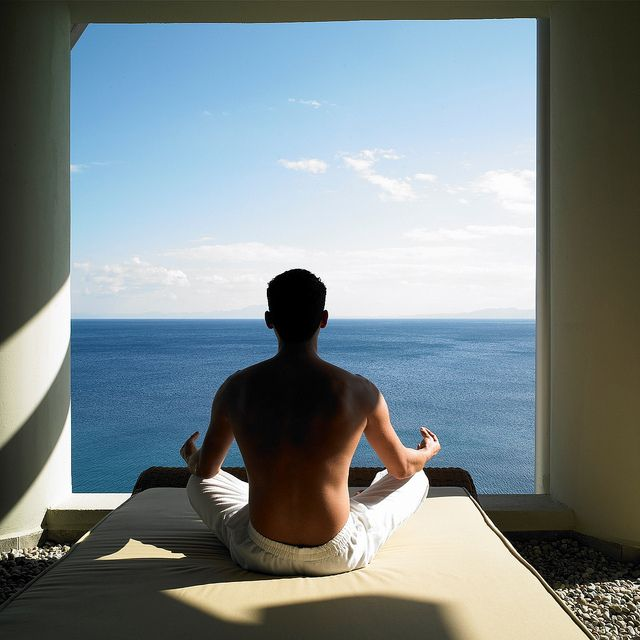
#> input picture image_processing.jpg, 640 x 640 px
$ python odev.py   (older library calls are emulated)
#> lines starting #> are read from the running program, lines starting #| are printed output that depends on the picture; after the words box and inside, x2 and y2 are one past the last pixel; in counts of white or black regions, pixels touching at a corner belong together
import cv2
import matplotlib.pyplot as plt
import numpy as np

img = cv2.imread("image_processing.jpg", 0)
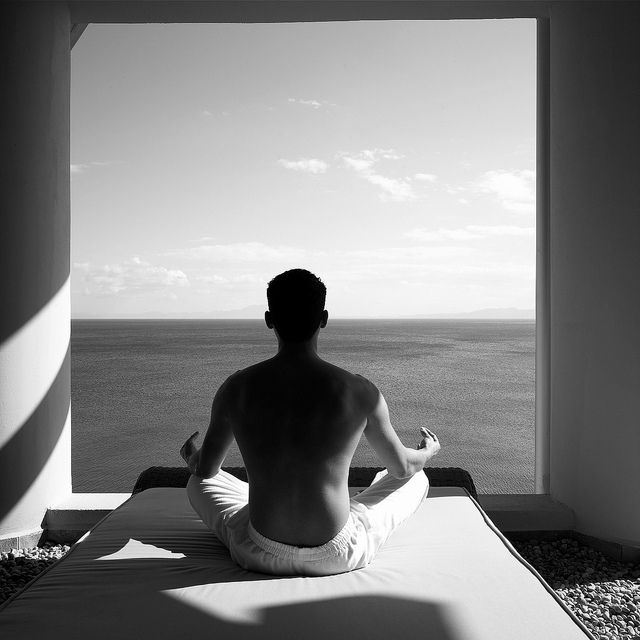
#> img: shape (640, 640); min 0, max 255, mean 131.4
img_colored = cv2.imread("image_processing.jpg")
#> img_colored is the input picture: shape (640, 640, 3); mean B, G, R 137, 134.5, 123.1
img_colored = cv2.cvtColor(img_colored, cv2.COLOR_BGR2RGB)
img = cv2.cvtColor(img, cv2.COLOR_BGR2RGB)
#> img: shape (640, 640, 3)
plt.figure()
plt.axis("off")
plt.imshow(img)
plt.title("Orijinal")
plt.show()


width, height, dim = img.shape
#> width = 640; height = 640; dim = 3
print("resmin genisligi: ", width)
#| resmin genisligi:  640
print("resmin uzunlugu: ", height)
#| resmin uzunlugu:  640
print("resmin biseyleri: ", dim)
#| resmin biseyleri:  3

n_width = int(width*(4/5))
#> n_width = 512
n_height = int(height*(4/5))
#> n_height = 512

imgResized = cv2.resize(img, (n_width, n_height))
plt.figure()
plt.axis("off")
plt.title("yeniden boyutlandirilmis resim")
plt.imshow(imgResized)
plt.show()

new_width, new_height, new_dim = imgResized.shape
#> new_width = 512; new_height = 512; new_dim = 3

print("yeni resmin genisligi: ", new_width)
#| yeni resmin genisligi:  512
print("yeni resmin uzunlugu: ", new_height)
#| yeni resmin uzunlugu:  512

cv2.putText(imgResized, "Imrrrrrran", (350,350), cv2.FONT_HERSHEY_COMPLEX, 1, (255,255,255))
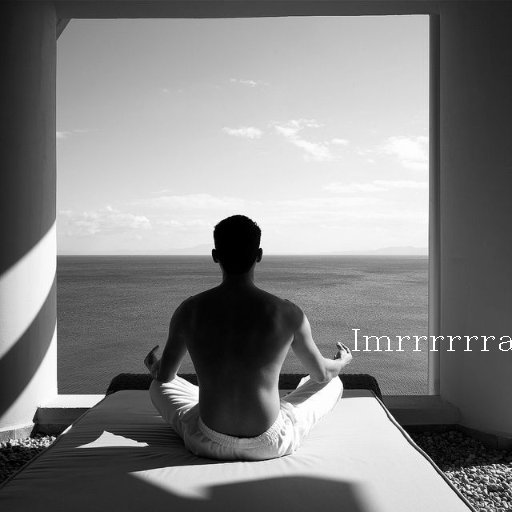
#> imgResized: shape (512, 512, 3); min 0, max 255, mean 131.6
plt.figure()
plt.axis("off")
plt.title("metin eklenmis resim")
plt.imshow(imgResized)
plt.show()

_, thresh_img = cv2.threshold(img, thresh = 50, maxval = 255, type = cv2.THRESH_BINARY)
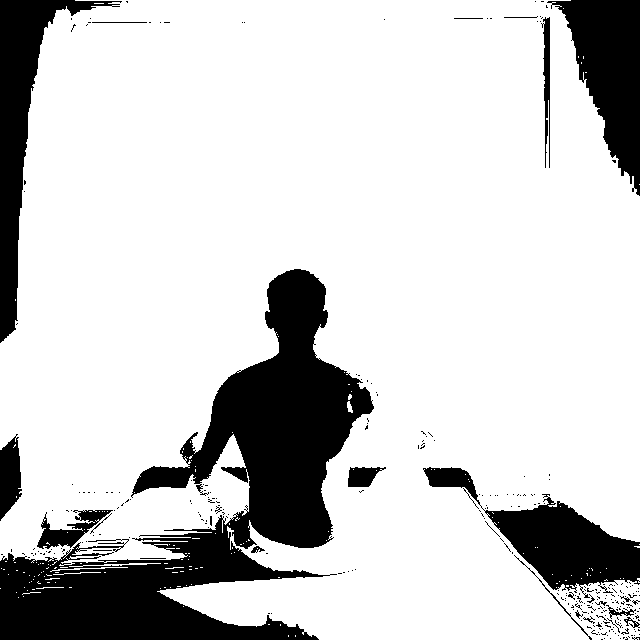
#> thresh_img: shape (640, 640, 3); 80.3% white; 295 black regions (271 under 20 px), largest, box (x1, y1, x2, y2) and area: (0, 269, 374, 640) 47617, (0, 0, 122, 343) 9727, (547, 0, 640, 196) 9128
plt.figure()
plt.imshow(thresh_img, cmap= "gray")
plt.title("Threshold uygulanmis resim")
plt.axis("off")
plt.show()

gaussianBlur = cv2.GaussianBlur(img, ksize = (9,9), sigmaX = 9)
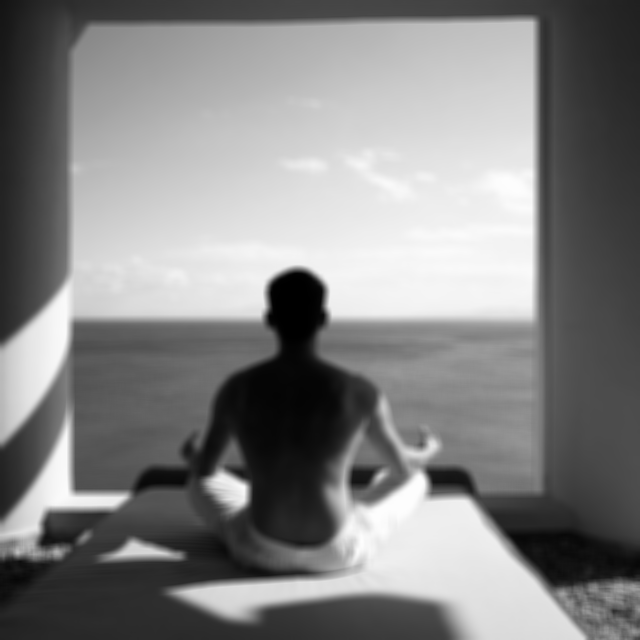
#> gaussianBlur: shape (640, 640, 3); min 0, max 253, mean 131.4
plt.figure()
plt.imshow(gaussianBlur)
plt.title("Gaussion blur uygulanmis resim")
plt.axis("off")
plt.show()

laplacian = cv2.Laplacian(img, ddepth = cv2.CV_16S)
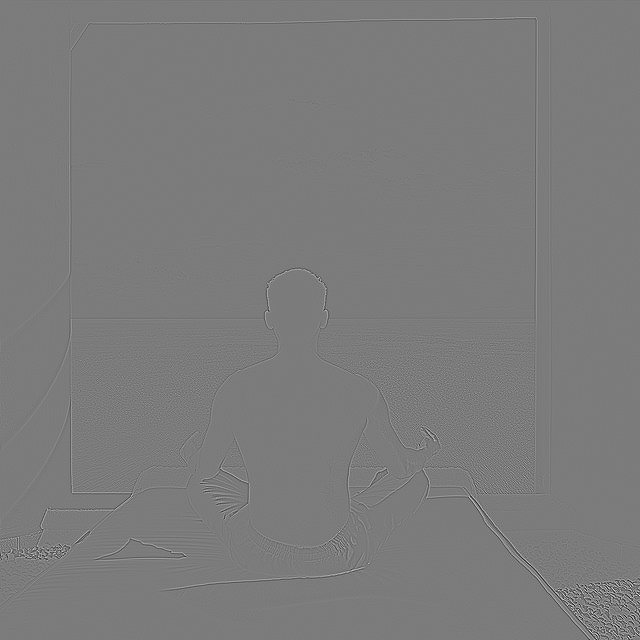
#> laplacian: shape (640, 640, 3) int16; min -675, max 715, mean 0; drawn with min black and max white
plt.figure()
plt.imshow(laplacian)
plt.title("Laplacian uygulanmis resim")
plt.axis("off")
plt.show()
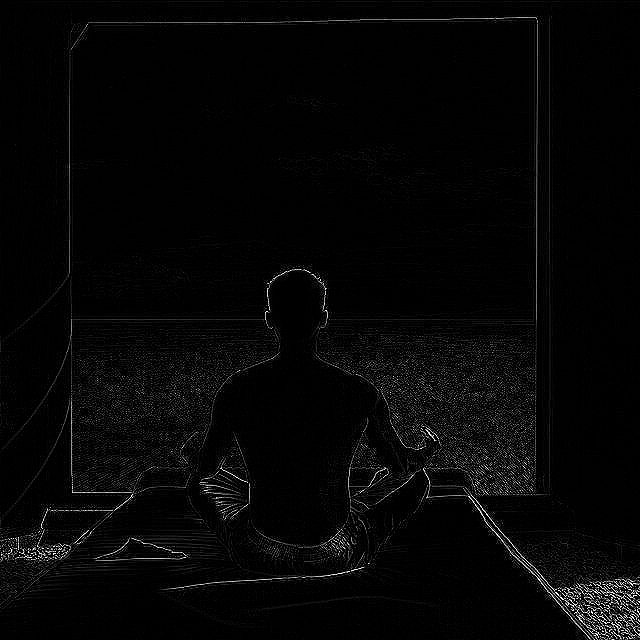
#> shown: shape (640, 640, 3); min 0, max 255, mean 6.1

img_hist = cv2.calcHist([img], channels = [0], mask = None ,histSize= [256] , ranges = [0, 256])
#> img_hist = 256 values, max 4038 at index 76, min 404 at index 3, mean 1600
print(img_hist.shape)
#| (256, 1)
plt.figure()
plt.plot(img_hist)

color = ("b", "g", "r")
plt.figure()
for i, c in enumerate(color):
    hist = cv2.calcHist([img_colored], channels = [i], mask = None ,histSize= [256] , ranges = [0, 256])
    plt.plot(hist, color = c)
#> figure, not shown here; curve peaks at x = 76, y = 4038
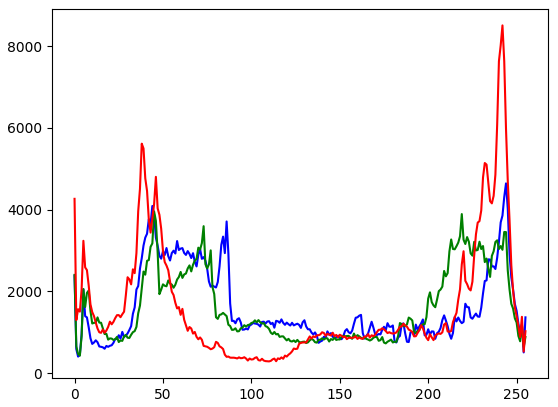
#> figure drawn by matplotlib, 1 panel; curve peaks at x = 244, y = 4641; curve peaks at x = 45, y = 3953; curve peaks at x = 242, y = 8507

$ run again, with cat1.jpg copied over image_processing.jpg
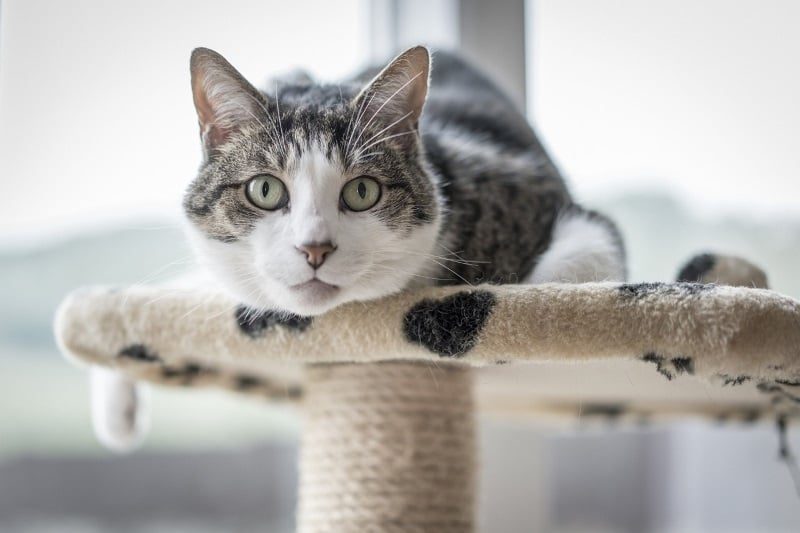
#> input picture cat1.jpg, 800 x 533 px
#> img_colored is the input picture: shape (533, 800, 3); mean B, G, R 173.5, 176.6, 178.8
#| resmin genisligi:  533
#| resmin uzunlugu:  800
#| resmin biseyleri:  3
#| yeni resmin genisligi:  640
#| yeni resmin uzunlugu:  426
#> `_, thresh_img = cv2.threshold(img, thresh = 50, maxval = 255, type = c..`:
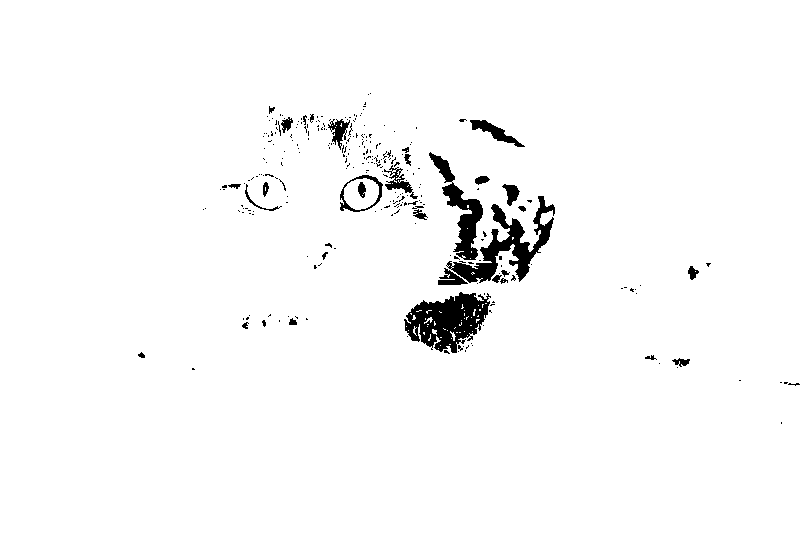
#> thresh_img: shape (533, 800, 3); 97.3% white; 279 black regions (246 under 20 px), largest, box (x1, y1, x2, y2) and area: (404, 292, 491, 353) 3044, (446, 196, 555, 283) 2717, (429, 152, 483, 260) 1683
#> img_hist = 256 values, max 7066 at index 249, min 9 at index 1, mean 1665.6
#| (256, 1)
#> `plt.plot(hist, color = c)`:
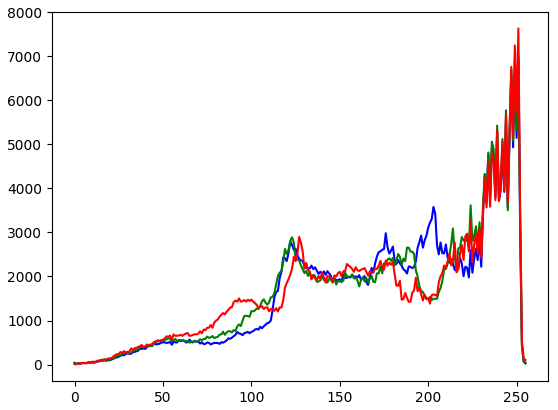
#> figure drawn by matplotlib, 1 panel; curve peaks at x = 251, y = 6952; curve peaks at x = 251, y = 7020; curve peaks at x = 251, y = 7634

$ run again, with cat2.jpg copied over image_processing.jpg
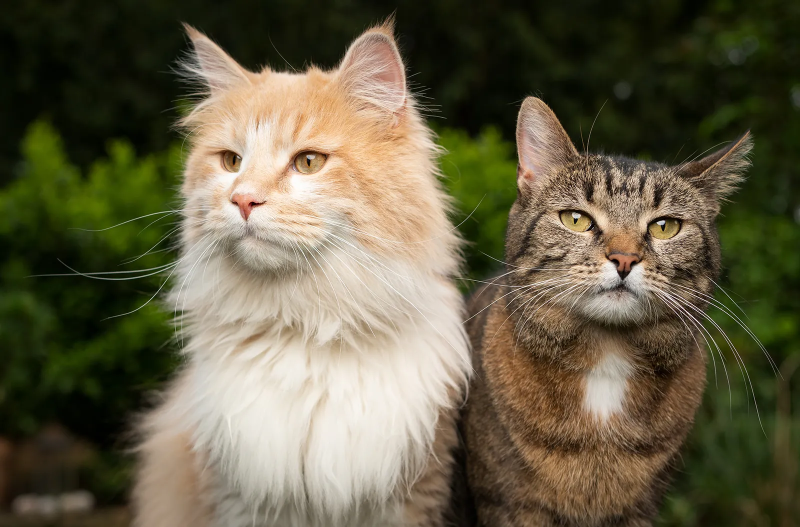
#> input picture cat2.jpg, 1600 x 1054 px (shown at 1/2 size)
#> img_colored is the input picture: shape (1054, 1600, 3); mean B, G, R 70.8, 95, 101.4
#| resmin genisligi:  1054
#| resmin uzunlugu:  1600
#| resmin biseyleri:  3
#| yeni resmin genisligi:  1280
#| yeni resmin uzunlugu:  843
#> thresh_img: shape (1054, 1600, 3); 57.5% white; 2704 black regions (2499 under 20 px), largest, box (x1, y1, x2, y2) and area: (0, 0, 1600, 847) 436517, (0, 393, 361, 1054) 162170, (1202, 731, 1600, 1054) 43716
#> img_hist = 256 values, max 34238 at index 17, min 18 at index 255, mean 6587.5
#| (256, 1)
#> `plt.plot(hist, color = c)`:
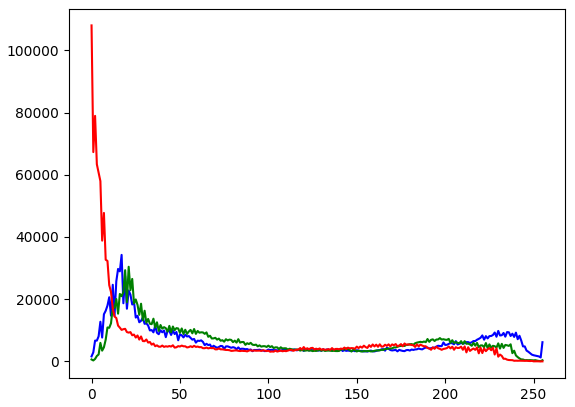
#> figure drawn by matplotlib, 1 panel; curve peaks at x = 17, y = 34244; curve peaks at x = 21, y = 30427; curve peaks at x = 0, y = 108010
